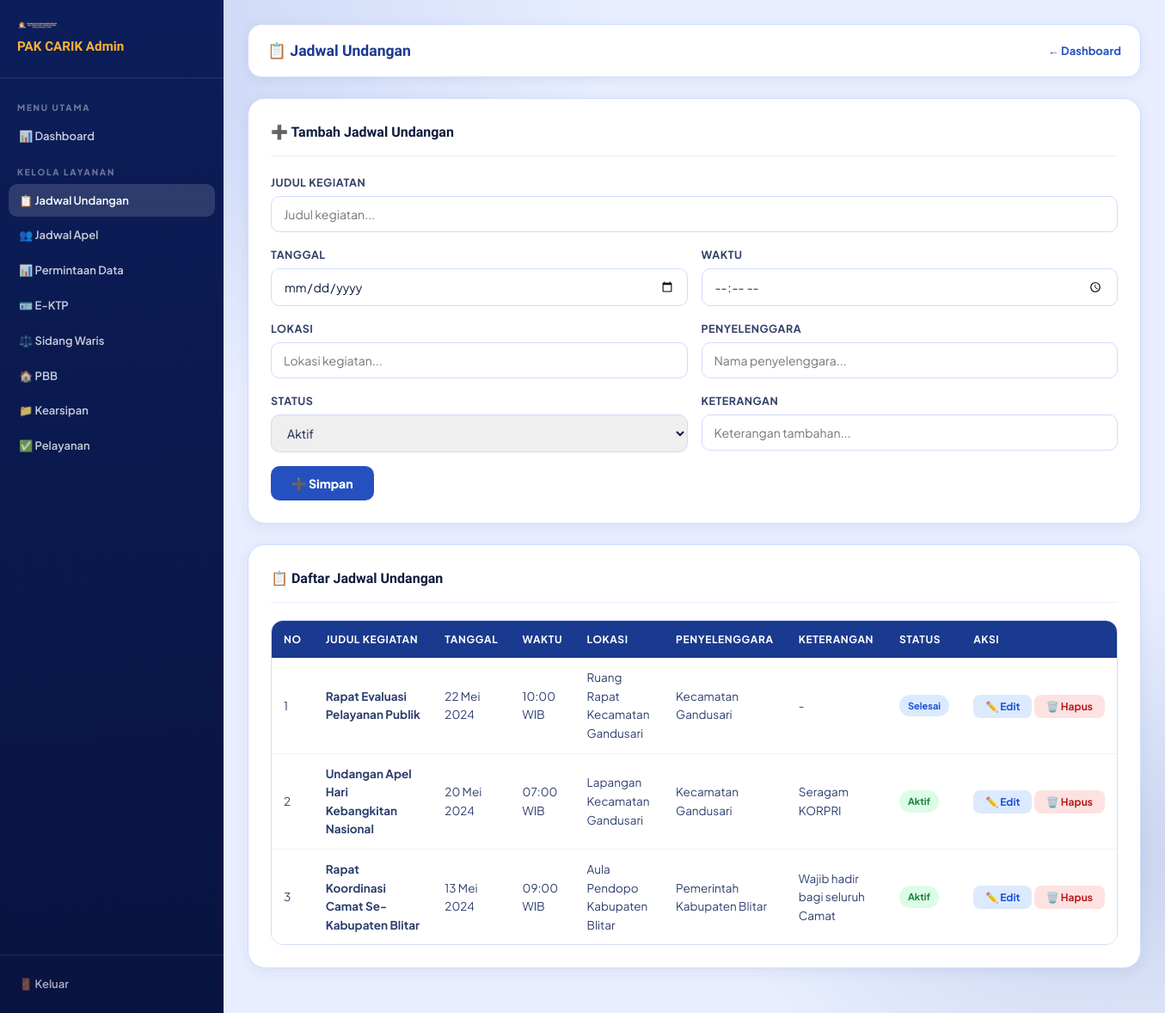
Page /admin/undangan.php (signed in) on the committed database.
### tables this page shows
CREATE TABLE IF NOT EXISTS `tbl_undangan` (
  `id`             INT UNSIGNED AUTO_INCREMENT PRIMARY KEY,
  `judul`          VARCHAR(255) NOT NULL,
  `tanggal`        DATE         NOT NULL,
  `waktu`          TIME         NOT NULL,
  `lokasi`         VARCHAR(255) NOT NULL,
  `penyelenggara`  VARCHAR(150) NOT NULL,
  `keterangan`     TEXT,
  `status`         ENUM('aktif','selesai','batal') NOT NULL DEFAULT 'aktif',
  `created_at`     TIMESTAMP DEFAULT CURRENT_TIMESTAMP,
  `updated_at`     TIMESTAMP DEFAULT CURRENT_TIMESTAMP ON UPDATE CURRENT_TIMESTAMP
);

### admin/undangan.php (the view, shortened to what this page needs)
<?php
require_once '../assets/php/koneksi.php';
$edit = null;
$data = $conn->query("SELECT * FROM tbl_undangan ORDER BY tanggal DESC");
?>
<!DOCTYPE html>
<html lang="id">
<head>
  <link rel="stylesheet" href="../assets/css/style.css">
</head>
<body>
<aside class="sidebar">
  <div class="sidebar-head">
    <img src="../assets/img/carik.png" alt="PAK CARIK">
    <h2>PAK CARIK Admin</h2>
  </div>
  <nav class="sidebar-nav">
    <div class="nav-sec">Menu Utama</div>
    <a href="dashboard.php">📊 Dashboard</a>
    <div class="nav-sec">Kelola Layanan</div>
    <a href="undangan.php" class="active">📋 Jadwal Undangan</a>
    <a href="apel.php">👥 Jadwal Apel</a>
    <a href="permintaan-data.php">📊 Permintaan Data</a>
    <a href="ektp.php">🪪 E-KTP</a>
    <a href="sidang-waris.php">⚖️ Sidang Waris</a>
    <a href="pbb.php">🏠 PBB</a>
    <a href="kearsipan.php">📁 Kearsipan</a>
    <a href="pelayanan.php">✅ Pelayanan</a>
  </nav>
  <div class="sidebar-foot"><a href="logout.php">🚪 Keluar</a></div>
</aside>
<div class="main">
  <div class="topbar">
    <h1>📋 Jadwal Undangan</h1>
    <a href="dashboard.php" style="font-size:13px;color:#2550c0;font-weight:700;text-decoration:none;">← Dashboard</a>
  </div>
  <div class="card">
    <div class="card-title"><?= $edit ? '✏️ Edit Data Undangan' : '➕ Tambah Jadwal Undangan' ?></div>
    <form method="POST" action="">
      <div class="form-row full">
        <div class="form-group">
          <label>Judul Kegiatan</label>
          <input type="text" name="judul" value="<?= htmlspecialchars($edit['judul'] ?? '') ?>" placeholder="Judul kegiatan..." required>
        </div>
      </div>
      <div class="form-row">
        <div class="form-group">
          <label>Tanggal</label>
          <input type="date" name="tanggal" value="<?= $edit['tanggal'] ?? '' ?>" required>
        </div>
        <div class="form-group">
          <label>Waktu</label>
          <input type="time" name="waktu" value="<?= $edit['waktu'] ?? '' ?>" required>
        </div>
      </div>
      <div class="form-row">
        <div class="form-group">
          <label>Lokasi</label>
          <input type="text" name="lokasi" value="<?= htmlspecialchars($edit['lokasi'] ?? '') ?>" placeholder="Lokasi kegiatan..." required>
        </div>
        <div class="form-group">
          <label>Penyelenggara</label>
          <input type="text" name="penyelenggara" value="<?= htmlspecialchars($edit['penyelenggara'] ?? '') ?>" placeholder="Nama penyelenggara..." required>
        </div>
      </div>
      <div class="form-row">
        <div class="form-group">
          <label>Status</label>
          <select name="status">
            <option value="aktif" <?= ($edit['status']??'')=='aktif'?'selected':'' ?>>Aktif</option>
          </select>
        </div>
        <div class="form-group">
          <label>Keterangan</label>
          <input type="text" name="keterangan" value="<?= htmlspecialchars($edit['keterangan'] ?? '') ?>" placeholder="Keterangan tambahan...">
        </div>
      </div>
      <div style="display:flex;gap:10px;margin-top:6px;">
        <button type="submit" class="btn-save"><?= $edit ? '💾 Update' : '➕ Simpan' ?></button>
      </div>
    </form>
  </div>
  <div class="card">
    <div class="card-title">📋 Daftar Jadwal Undangan</div>
    <div class="table-wrap">
      <table>
        <thead>
          <tr><th>No</th><th>Judul Kegiatan</th><th>Tanggal</th><th>Waktu</th><th>Lokasi</th><th>Penyelenggara</th><th>Keterangan</th><th>Status</th><th>Aksi</th></tr>
        </thead>
        <tbody>
          <?php $no=1; while ($row = $data->fetch_assoc()): ?>
          <tr>
            <td><?= $no++ ?></td>
            <td><strong><?= htmlspecialchars($row['judul']) ?></strong></td>
            <td><?= tglIndo($row['tanggal']) ?></td>
            <td><?= substr($row['waktu'],0,5) ?> WIB</td>
            <td><?= htmlspecialchars($row['lokasi']) ?></td>
            <td><?= htmlspecialchars($row['penyelenggara']) ?></td>
            <td><?= htmlspecialchars($row['keterangan'] ?: '-') ?></td>
            <td><?= badgeStatus($row['status']) ?></td>
            <td style="white-space:nowrap;">
              <a href="?edit=<?= $row['id'] ?>" class="btn-edit">✏️ Edit</a>
              <a href="?hapus=<?= $row['id'] ?>" class="btn-hapus" onclick="return confirm('Yakin hapus data ini?')">🗑️ Hapus</a>
            </td>
          </tr>
          <?php endwhile; ?>
        </tbody>
      </table>
    </div>
  </div>
</div>
</body>
</html>

### assets/php/koneksi.php (shortened to what this page needs)
<?php
function tglIndo($tgl) {
    $bulan = ['', 'Januari','Februari','Maret','April','Mei','Juni',
              'Juli','Agustus','September','Oktober','November','Desember'];
    $t = explode('-', $tgl);
    return (int)$t[2] . ' ' . $bulan[(int)$t[1]] . ' ' . $t[0];
}
function badgeStatus($status) {
    $map = [
        'aktif'     => ['green',  'Aktif'],
        'selesai'   => ['blue',   'Selesai'],
        'proses'    => ['yellow', 'Proses'],
        'batal'     => ['red',    'Batal'],
        'lunas'     => ['green',  'Lunas'],
        'belum'     => ['yellow', 'Belum Lunas'],
        'pending'   => ['yellow', 'Pending'],
    ];
    $s = strtolower($status);
    $cls = $map[$s][0] ?? 'gray';
    $lbl = $map[$s][1] ?? ucfirst($status);
    return "<span class=\"badge badge-{$cls}\">{$lbl}</span>";
}

### assets/css/style.css (style rules this page uses)
*, *::before, *::after { box-sizing: border-box; margin: 0; padding: 0; }
html { scroll-behavior: smooth; }
:root { --primary: #1a3a8f; --primary-mid: #2550c0; --primary-light: #3a6de0; --primary-pale: #e8eeff; --accent: #f9b234; --accent-dark: #d9940f; --success: #16a34a; --danger: #dc2626; --text: #0d1b3e; --text-mid: #2d3f6e; --text-soft: #5a6a8e; --surface: #ffffff; --surface-tint: #f4f7ff; --border: #d0dcff; --shadow-sm: 0 2px 12px rgba(20,40,120,.08); --shadow-md: 0 8px 32px rgba(20,40,120,.13); --shadow-lg: 0 20px 60px rgba(20,40,120,.18); --radius-sm: 10px; --radius-md: 18px; --radius-lg: 28px; --radius-xl: 40px; --header-h: 118px; }
body { font-family: 'Plus Jakarta Sans', sans-serif; color: var(--text); background: #e8eeff; overflow-x: hidden; line-height: 1.6; }
body::before { content: ''; position: fixed; inset: 0; z-index: -1; background: radial-gradient(ellipse 80% 60% at 5% 5%, rgba(37,80,192,.18) 0%, transparent 60%), radial-gradient(ellipse 60% 50% at 95% 85%, rgba(26,58,143,.15) 0%, transparent 55%), #e8eeff; pointer-events: none; }
a { text-decoration: none; color: inherit; }
img { display: block; max-width: 100%; }
.topbar { background: rgba(255,255,255,.06); border-bottom: 1px solid rgba(255,255,255,.1); color: rgba(255,255,255,.82); font-size: 12.5px; }
table { width: 100%; border-collapse: collapse; background: #fff; font-size: 14px; }
thead { background: var(--primary); color: #fff; }
thead th { padding: 14px 18px; text-align: left; font-weight: 700; font-size: 13px; letter-spacing: .05em; text-transform: uppercase; white-space: nowrap; }
tbody tr { border-bottom: 1px solid #eef1ff; transition: background .15s; }
tbody tr:last-child { border-bottom: none; }
tbody td { padding: 13px 18px; vertical-align: middle; color: var(--text-mid); }
.badge { display: inline-flex; align-items: center; padding: 4px 12px; border-radius: 99px; font-size: 12px; font-weight: 700; }
.badge-green { background: #dcfce7; color: #15803d; }
.badge-blue { background: #dbeafe; color: #1d4ed8; }

### rows in the picture
tbl_undangan: judul "Rapat Evaluasi Pelayanan Publik", tanggal "22 Mei 2024", waktu "10:00", lokasi "Ruang Rapat Kecamatan Gandusari", penyelenggara "Kecamatan Gandusari", keterangan "-", status "Selesai"
tbl_undangan: judul "Undangan Apel Hari Kebangkitan Nasional", tanggal "20 Mei 2024", waktu "07:00", lokasi "Lapangan Kecamatan Gandusari", penyelenggara "Kecamatan Gandusari", keterangan "Seragam KORPRI", status "Aktif"
tbl_undangan: judul "Rapat Koordinasi Camat Se-Kabupaten Blitar", tanggal "13 Mei 2024", waktu "09:00", lokasi "Aula Pendopo Kabupaten Blitar", penyelenggara "Pemerintah Kabupaten Blitar", keterangan "Wajib hadir bagi seluruh Camat", status "Aktif"
